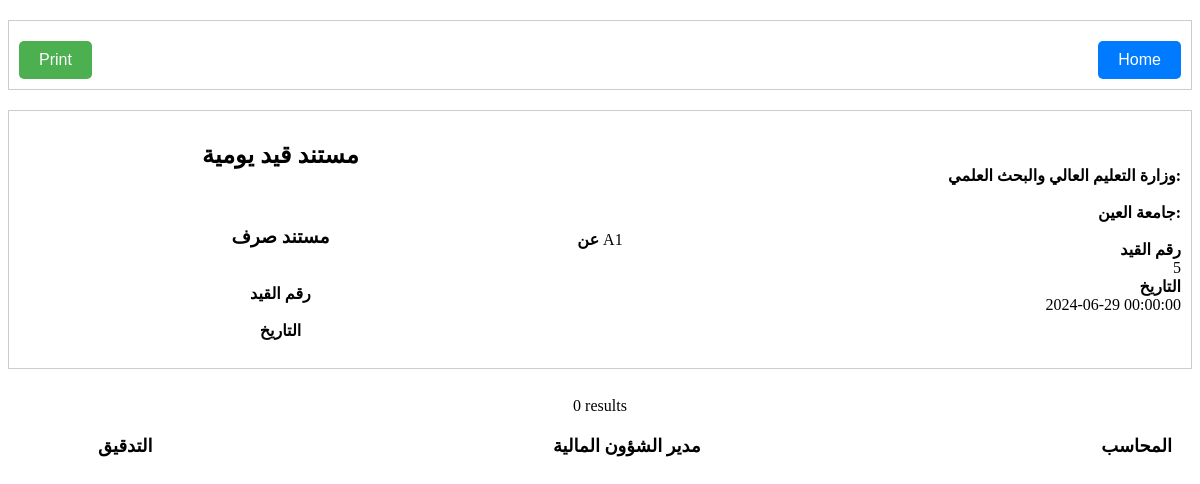
The page /accounts/view/receipt_daily_record.php?id_e=5 on the database its author committed.
### tables this page shows
CREATE TABLE `daily_record` (
  `id_dc` int(11) NOT NULL,
  `number` float DEFAULT NULL,
  `money` float DEFAULT NULL,
  `data_in` datetime DEFAULT NULL,
  `type` text DEFAULT NULL,
  `date_ac` datetime DEFAULT NULL,
  `note` text DEFAULT NULL,
  `from_per` text DEFAULT NULL,
  `write_mo` text DEFAULT NULL,
  `id_u` float DEFAULT NULL,
  `name` text DEFAULT NULL,
  `id_col` float DEFAULT NULL,
  `id_s` float DEFAULT NULL,
  `e_number` text DEFAULT NULL,
  `e_date` varchar(255) DEFAULT NULL,
  `type_of_receipt` int(11) DEFAULT NULL,
  `year_r` varchar(50) DEFAULT NULL,
  `in_number` varchar(50) DEFAULT NULL,
  `in_date` datetime DEFAULT NULL,
  `in_amount` varchar(50) DEFAULT NULL,
  `adder_name` varchar(255) DEFAULT NULL,
  `added_date` datetime DEFAULT NULL,
  `updater_name` varchar(255) DEFAULT NULL,
  `updated_date` datetime DEFAULT NULL
);

### accounts/view/receipt_daily_record.php (the view, shortened to what this page needs)
<!DOCTYPE html>
<html>
<head>
       <link rel="stylesheet" href="../css/daily_record.css">
</head>
<body>
    <div class="container">
        <button class="print-button" onclick="window.print()">Print</button>
        <button class="home-button" onclick="window.location.href = 'daily_record_search.php'">Home</button>
    </div>
    <?php
    include "number_to_arabic_word.php";
    include "../php/env/db.php";
    $id_e = isset($_GET['id_e']) ? $_GET['id_e'] : '';
    if ($id_e) {
        $sql = "SELECT id_dc, data_in, from_per,in_number,in_date FROM daily_record WHERE id_dc = ?";
        $stmt = $conn->prepare($sql);
        $stmt->bind_param("s", $id_e);
        $stmt->execute();
        $result = $stmt->get_result();
        if ($result->num_rows > 0) {
            while($row = $result->fetch_assoc()) {
                echo "<div class='container'>";
                echo "<div class='left'>";
                echo "<h2>مستند قيد يومية</h2> <br>";
                echo "<h3>مستند صرف </h3> <br>";
                echo "<b>رقم القيد</b> " . htmlspecialchars($row["in_number"]) . "<br>";
                echo "<b>التاريخ</b> " . htmlspecialchars($row["in_date"]) . "<br>";
                echo "</div>";
                echo "<div class='center'><b>عن  </b>" . htmlspecialchars($row["from_per"]) . "</div>";
                echo "<div class='right'>";
                echo "<b>وزارة التعليم العالي والبحث العلمي:</b><br>";
                echo "<b>جامعة العين:</b><br>";
                echo "<b>رقم القيد</b> " . htmlspecialchars($row["id_dc"]) . "<br>";
                echo "<b>التاريخ</b> " . htmlspecialchars($row["data_in"]) . "<br>";
                echo "</div>";
                echo "</div><br>";
            }
        } else {
            echo "<b>0 results</b>";
        }
        $total_debit = 0;
        $total_credit = 0;
        $sql_details = "
            SELECT drd.type, drd.money, drd.number_acc, ca.name
            FROM daily_record_detal drd
            LEFT JOIN cost_acc ca ON drd.number_acc = ca.code
            WHERE drd.id_dc = ?
        ";
        $stmt_details = $conn->prepare($sql_details);
        $stmt_details->bind_param("s", $id_e);
        $stmt_details->execute();
        $result_details = $stmt_details->get_result();
        if ($result_details->num_rows > 0) {
            echo "<div class='container'>";
            echo "<table>";
            echo "<tr><th><b>الدليل المحاسبي</b></th><th><b>بيان الدائن</b></th><th><b>بيان المدين</b></th><th><b>دائن</b></th><th><b>مدين</b></th></tr>";
            while ($row = $result_details->fetch_assoc()) {
                echo "<tr>";
                echo "<td class='narrow'>" . htmlspecialchars($row['number_acc']) . "</td>";
                if ($row['type'] == 'spent') {
                    echo "<td class='wide'>" . htmlspecialchars($row['name']) . "</td>";
                    echo "<td class='wide'></td>";
                    echo "<td>" . htmlspecialchars($row['money']) . "</td><td></td>";
                    $total_debit += $row['money'];
                } elseif ($row['type'] == 'paid') {
                    echo "<td class='wide'></td>";
                    echo "<td class='wide'>" . htmlspecialchars($row['name']) . "</td>";
                    echo "<td></td><td>" . htmlspecialchars($row['money']) . "</td>";
                    $total_credit += $row['money'];
                }
                echo "</tr>";
            }
            if ($total_credit >= $total_debit) {
                $total_in_words = convert_number($total_credit,"male");
            } else {
                $total_in_words = convert_number($total_debit,"male");
            }
            echo "<tr><td colspan='2'><b>" . ($total_credit >= $total_debit ? $total_in_words : '') . "</b></td><td></td><td><b>" . $total_credit . "</b></td><td><b>" . $total_debit . "</b></td></tr>";
            echo "</table>";
            echo "</div>";
        } else {
            echo "0 results";
        }
    }
    ?>
    <div class="footer">
        <div class="text right"><b>المحاسب</b></div>
        <div class="text center"><b>مدير الشؤون المالية</b></div>
        <div class="text left"><b>التدقيق</b></div>
    </div>
</body>
</html>

### accounts/css/daily_record.css (style rules this page uses)
body { text-align: center; }
.container { display: flex; justify-content: center; align-items: center; text-align: center; margin-top: 20px; }
.right { text-align: right; }
.center { margin: 20px auto; }
.footer { margin-top: 20px; text-align: center; }
.footer .text { font-size: 18px; display: inline-block; margin: 0 10px; }
.footer .left { text-align: left; float: left; margin-left: 90px; }
.footer .right { text-align: right; float: right; margin-right: 20px; }
.print-button { display: inline-block; margin-top: 10px; padding: 10px 20px; background-color: #4CAF50; color: white; border: none; cursor: pointer; text-decoration: none; font-size: 16px; border-radius: 5px; }
.home-button { display: inline-block; margin-top: 10px; padding: 10px 20px; background-color: #007BFF; color: white; border: none; cursor: pointer; text-decoration: none; font-size: 16px; border-radius: 5px; }
.container { display: flex; justify-content: space-between; border: 1px solid #ccc; padding: 10px; margin-bottom: 10px; }
.left, .right { flex: 0 0 45%; }
.right b, .left b { display: block; }

### rows shown on the page
daily_record: from_per "A1", id_dc "5", data_in "2024-06-29 00:00:00"
